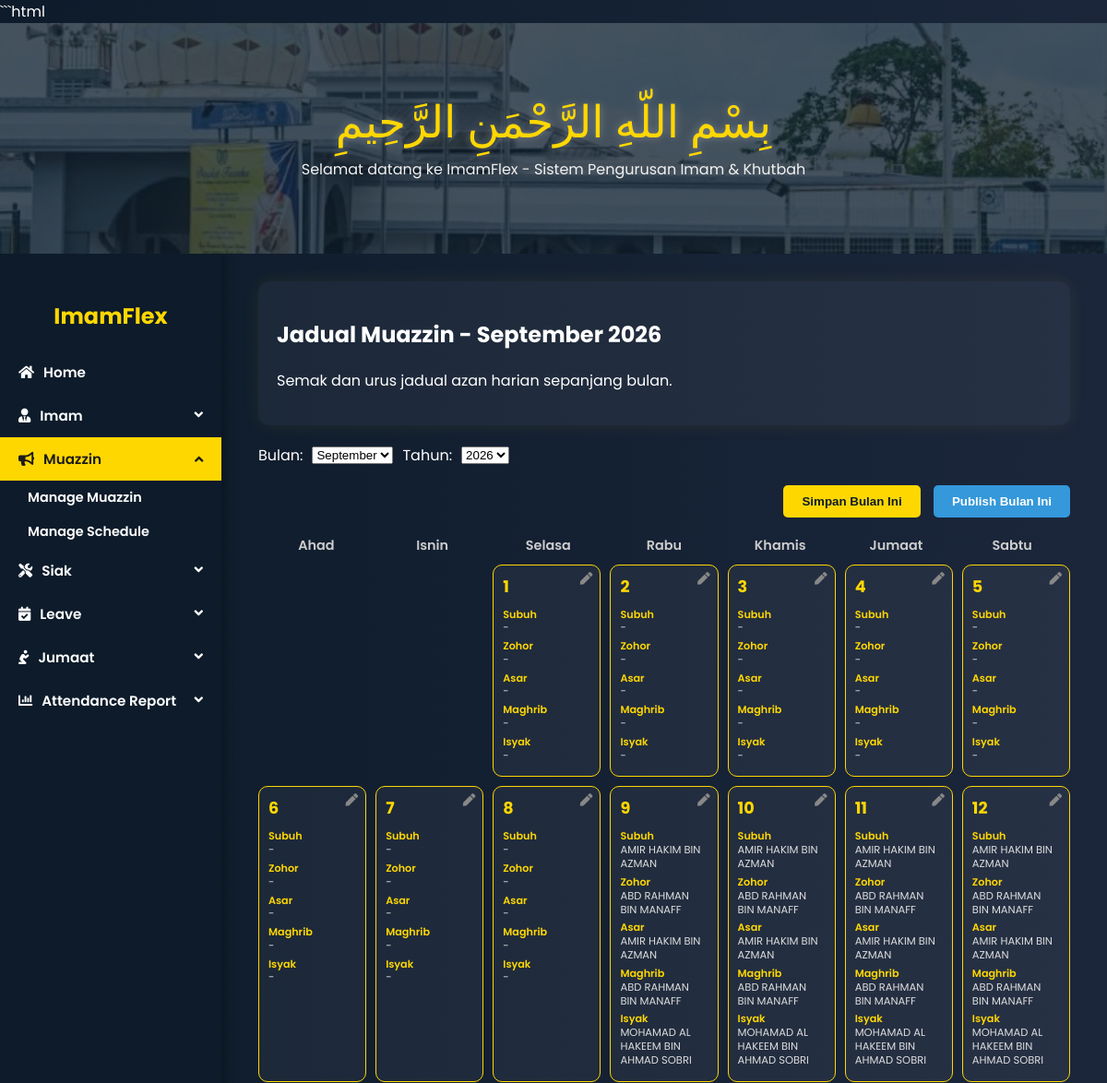
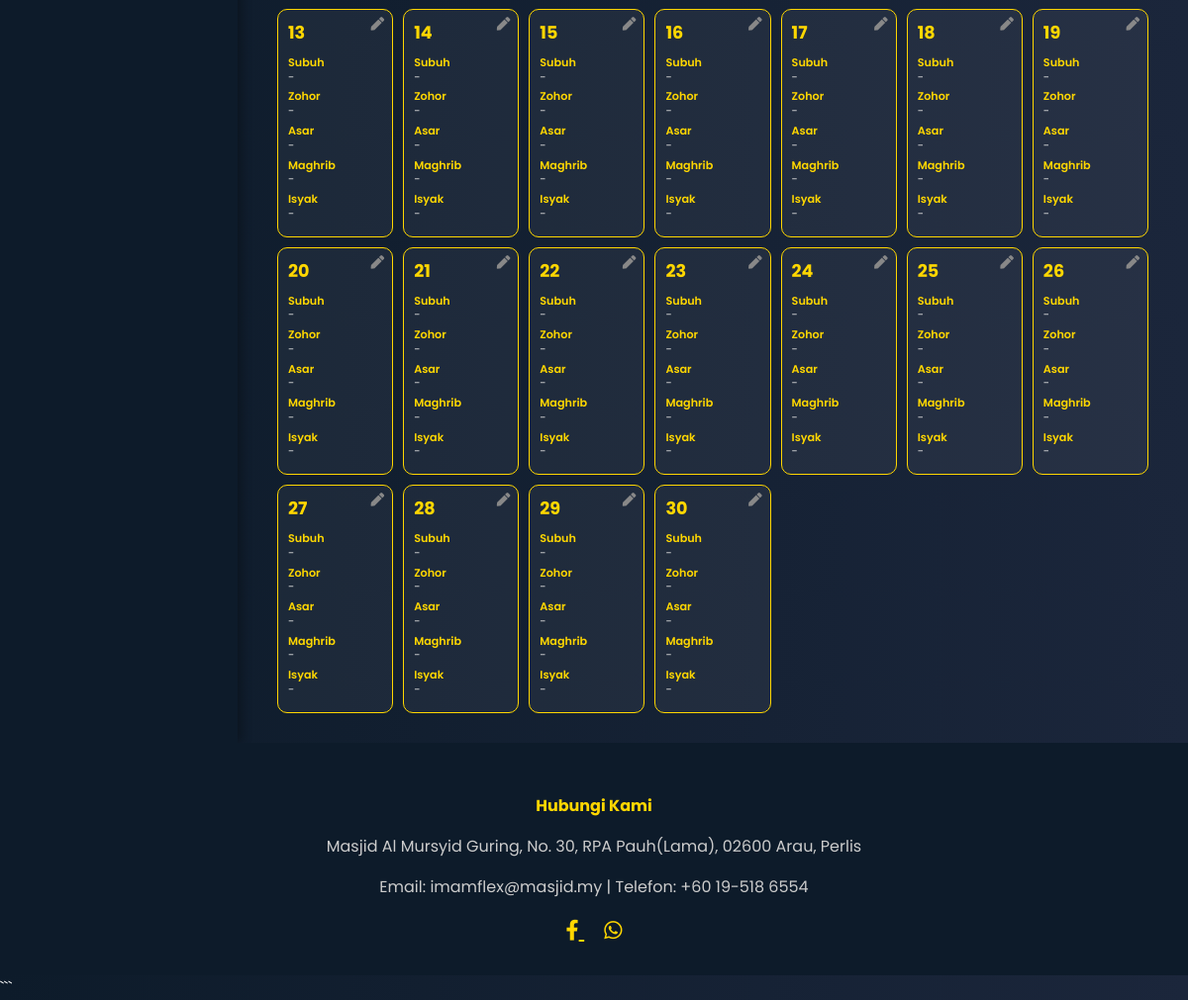
Page /muazzin/schedule/ on the committed database (2 pictures, top to bottom).
### ImamFlex/models.py (models this page shows, shortened)
class MosqueStaff(models.Model):
    name = models.CharField(max_length=100)
    ic_number = models.CharField(max_length=12, unique=True)
    contact_number = models.CharField(max_length=15)
    address = models.TextField(blank=True, null=True)
    availability = models.BooleanField(default=True)
    email = models.EmailField(blank=True, null=True)
    profile_picture = models.ImageField(upload_to='profile_pics/', null=True, blank=True)
    class Meta:
        abstract = True

class Muazzin(MosqueStaff):
    muazzin_id = models.CharField(max_length=10, primary_key=True)
    password = models.CharField(max_length=20)

### ImamFlex/views.py (the view, shortened to what this page needs)
# urls.py: path('muazzin/schedule/', views.muazzin_schedule, name='muazzin_schedule'),
def muazzin_schedule(request):
    today = date.today()
    year = int(request.GET.get('year', today.year))
    month = int(request.GET.get('month', today.month))
    first_day = date(year, month, 1)
    last_day = date(year, month, calendar.monthrange(year, month)[1])
    all_schedules = DutySchedule.objects.filter(date__range=[first_day, last_day], role_type='Muazzin')
    cal = calendar.Calendar(firstweekday=6)
    month_matrix = cal.monthdatescalendar(year, month)
    prayers = ['Subuh', 'Zohor', 'Asar', 'Maghrib', 'Isyak']
    calendar_data = []
    for week in month_matrix:
        week_data = []
        for day in week:
            if day.month == month:
                daily_prayers = {prayer: None for prayer in prayers}
                for schedule in all_schedules:
                    if schedule.date == day and schedule.prayer_time in daily_prayers:
                        muazzin = Muazzin.objects.filter(muazzin_id=schedule.role_id).first()
                        daily_prayers[schedule.prayer_time] = muazzin.name if muazzin else "?"
                week_data.append({'date': day, 'prayers': daily_prayers})
            else:
                week_data.append(None)
        calendar_data.append(week_data)
    context = {
        'calendar': calendar_data,
        'month': month,
        'month_name': calendar.month_name[month],
        'year': year,
        'muazzin_list': Muazzin.objects.all(),
        'prayers': prayers,
        'years': list(range(today.year, today.year + 5)),
        'months': [(i, calendar.month_name[i]) for i in range(1, 13)],
    }
    return render(request, 'admin/muazzinSchedule.html', context)

### ImamFlex/templates/admin/muazzinSchedule.html (shortened to what this page needs)
{% load static %}
<!DOCTYPE html>
<html lang="en">
<head>
  <link rel="stylesheet"
        href="https://cdnjs.cloudflare.com/ajax/libs/font-awesome/5.15.4/css/all.min.css">
  <link rel="stylesheet"
        href="{% static 'css/ImamFlex.css' %}">
</head>
<body>
<div class="header-img">
  <div>
    <div class="bismillah">
      بِسْمِ اللّهِ الرَّحْمَنِ الرَّحِيمِ
    </div>
    <div class="tagline">
      Selamat datang ke ImamFlex - Sistem Pengurusan Imam & Khutbah
    </div>
  </div>
</div>
<div class="main-wrapper">
  <div class="sidebar">
    <h2>ImamFlex</h2>
    <a href="{% url 'adminDash' %}" class="active">
      <i class="fas fa-home"></i> Home
    </a>
    <button class="dropdown-btn">
      <i class="fas fa-user-tie"></i> Imam
    </button>
    <button class="dropdown-btn active">
      <i class="fas fa-bullhorn"></i> Muazzin
    </button>
    <div class="dropdown-container" style="display: flex;">
      <a href="{% url 'muazzin_management' %}">
        Manage Muazzin
      </a>
      <a href="{% url 'muazzin_schedule' %}">
        Manage Schedule
      </a>
    </div>
    <button class="dropdown-btn">
      <i class="fas fa-tools"></i> Siak
    </button>
    <button class="dropdown-btn">
      <i class="fas fa-calendar-check"></i> Leave
    </button>
    <button class="dropdown-btn">
      <i class="fas fa-pray"></i> Jumaat
    </button>
    <button class="dropdown-btn">
      <i class="fas fa-chart-bar"></i> Attendance Report
    </button>
  </div>
  <div class="content">
    <div class="card">
      <h2>
        Jadual Muazzin -
        <span class="highlight">
          {{ month_name }} {{ year }}
        </span>
      </h2>
      <p class="subtext">
        Semak dan urus jadual azan harian sepanjang bulan.
      </p>
    </div>
    <form method="get"
          style="display: flex; gap: 10px; align-items: center;">
      <label for="month">
        Bulan:
      </label>
      <select name="month"
              id="month"
              onchange="this.form.submit()">
        {% for value, name in months %}
          <option value="{{ value }}"
                  {% if value == month %}selected{% endif %}>
            {{ name }}
          </option>
        {% endfor %}
      </select>
      <label for="year">
        Tahun:
      </label>
      <select name="year"
              id="year"
              onchange="this.form.submit()">
        {% for y in years %}
          <option value="{{ y }}"
                  {% if y == year %}selected{% endif %}>
            {{ y }}
          </option>
        {% endfor %}
      </select>
    </form>
    <div class="calendar-actions">
      <form method="post"
            style="display:inline;">
        <button type="submit"
                name="saveMonthBtn">
          Simpan Bulan Ini
        </button>
      </form>
      <form method="post"
            style="display:inline;">
        <button type="submit"
                name="publishMonthBtn"
                id="publishMonthBtn">
          Publish Bulan Ini
        </button>
      </form>
    </div>
    <div class="weekday-labels">
      <div>Ahad</div>
      <div>Isnin</div>
      <div>Selasa</div>
      <div>Rabu</div>
      <div>Khamis</div>
      <div>Jumaat</div>
      <div>Sabtu</div>
    </div>
    <div class="calendar-grid">
      {% for week in calendar %}
        {% for day in week %}
          {% if day %}
            <div class="day-box"
                 data-date="{{ day.date|date:'Y-m-d' }}">
              <div class="date">
                {{ day.date.day }}
              </div>
              <div class="muazzin-list"
                   id="muazzinList_{{ day.date|date:'Y-m-d' }}">
                {% for prayer, muazzin in day.prayers.items %}
                  <div class="muazzin-entry">
                    <span class="prayer-name">
                      {{ prayer }}
                    </span>
                    <span class="muazzin-name">
                      {{ muazzin|default:"-" }}
                    </span>
                  </div>
                {% endfor %}
              </div>
              <div class="edit-btn"
                   onclick="openAssignModal('{{ day.date|date:'Y-m-d' }}')">
                <i class="fas fa-pen"></i>
              </div>
            </div>
          {% else %}
            <div class="day-box"
                 style="background: transparent; border: none;">
            </div>
          {% endif %}
        {% endfor %}
      {% endfor %}
    </div>
  </div>
</div>
<div class="footer">
  <h4>
    Hubungi Kami
  </h4>
  <p>
    Masjid Al Mursyid Guring, No. 30, RPA Pauh(Lama),
    02600 Arau, Perlis
  </p>
  <p>
    Email: imamflex@masjid.my |
    Telefon: +60 19-518 6554
  </p>
  <div class="social-icons">
    <a href="https://www.facebook.com/profile.php?id=100069456158805">
      <i class="fab fa-facebook-f"></i>
    </a>
    <a href="#">
      <i class="fab fa-whatsapp"></i>
    </a>
  </div>
</div>
</body>
</html>

### ImamFlex/static/css/imamFlex.css (style rules this page uses)
body { margin: 0; font-family: 'Poppins', sans-serif; background: linear-gradient(to right, #0d1b2a, #1b263b); color: white; display: flex; flex-direction: column; min-height: 100vh; }
.header-img { height: 250px; background: url('../masjid.jpeg') no-repeat center/cover; position: relative; display: flex; align-items: center; justify-content: center; }
.header-img::before { content: ""; position: absolute; inset: 0; background: rgba(13, 27, 42, 0.75); }
.bismillah { font-family: 'Scheherazade', serif; font-size: 3rem; color: gold; text-align: center; text-shadow: 0 0 10px rgba(255,255,255,0.3); }
.tagline { color: #f1f1f1; font-size: 1rem; text-align: center; margin-top: 10px; }
.bismillah, .tagline { position: relative; z-index: 2; text-align: center; }
.card { background: rgba(255, 255, 255, 0.05); padding: 20px; border-radius: 12px; box-shadow: 0 0 20px rgba(255, 215, 0, 0.08); margin-bottom: 20px; }
.footer { background: #0d1b2a; padding: 30px 20px; text-align: center; color: #ccc; margin-top: auto; }
.footer h4 { color: gold; margin-bottom: 10px; }
.social-icons a { color: gold; margin: 0 10px; font-size: 1.3rem; }

### rows in the picture
Muazzin: prayers "AMIR HAKIM BIN AZMAN" "AMIR HAKIM BIN AZMAN" "AMIR HAKIM BIN AZMAN" "AMIR HAKIM BIN AZMAN" "AMIR HAKIM BIN AZMAN" "AMIR HAKIM BIN AZMAN" "AMIR HAKIM BIN AZMAN" "AMIR HAKIM BIN AZMAN"
Muazzin: prayers "ABD RAHMAN BIN MANAFF" "ABD RAHMAN BIN MANAFF" "ABD RAHMAN BIN MANAFF" "ABD RAHMAN BIN MANAFF" "ABD RAHMAN BIN MANAFF" "ABD RAHMAN BIN MANAFF" "ABD RAHMAN BIN MANAFF" "ABD RAHMAN BIN MANAFF"
Muazzin: prayers "MOHAMAD AL HAKEEM BIN AHMAD SOBRI" "MOHAMAD AL HAKEEM BIN AHMAD SOBRI" "MOHAMAD AL HAKEEM BIN AHMAD SOBRI" "MOHAMAD AL HAKEEM BIN AHMAD SOBRI"

### other values in the picture
{{ month_name }} "September"
{{ year }} "2026"
{{ day.date.day }} "1" "2" "3" "4" "5" "6" "7" "8" "9" "10" "11" "12" "13" "14" "15" "16" "17" "18" "19" "20" "21" "22" "23" "24" "25" "26" "27" "28" "29" "30"
{{ prayer }} "Subuh" "Zohor" "Asar" "Maghrib" "Isyak" "Subuh" "Zohor" "Asar" "Maghrib" "Isyak" "Subuh" "Zohor" "Asar" "Maghrib" "Isyak" "Subuh" "Zohor" "Asar" "Maghrib" "Isyak" "Subuh" "Zohor" "Asar" "Maghrib" "Isyak" "Subuh" "Zohor" "Asar" "Maghrib" "Isyak" "Subuh" "Zohor" "Asar" "Maghrib" "Isyak" "Subuh" "Zohor" "Asar" "Maghrib" "Isyak" "Subuh" "Zohor" "Asar" "Maghrib" "Isyak" "Subuh" "Zohor" "Asar" "Maghrib" "Isyak" "Subuh" "Zohor" "Asar" "Maghrib" "Isyak" "Subuh" "Zohor" "Asar" "Maghrib" "Isyak" "Subuh" "Zohor" "Asar" "Maghrib" "Isyak" "Subuh" "Zohor" "Asar" "Maghrib" "Isyak" "Subuh" "Zohor" "Asar" "Maghrib" "Isyak" "Subuh" "Zohor" "Asar" "Maghrib" "Isyak" "Subuh" "Zohor" "Asar" "Maghrib" "Isyak" "Subuh" "Zohor" "Asar" "Maghrib" "Isyak" "Subuh" "Zohor" "Asar" "Maghrib" "Isyak" "Subuh" "Zohor" "Asar" "Maghrib" "Isyak" "Subuh" "Zohor" "Asar" "Maghrib" "Isyak" "Subuh" "Zohor" "Asar" "Maghrib" "Isyak" "Subuh" "Zohor" "Asar" "Maghrib" "Isyak" "Subuh" "Zohor" "Asar" "Maghrib" "Isyak" "Subuh" "Zohor" "Asar" "Maghrib" "Isyak" "Subuh" "Zohor" "Asar" "Maghrib" "Isyak" "Subuh" "Zohor" "Asar" "Maghrib" "Isyak" "Subuh" "Zohor" "Asar" "Maghrib" "Isyak" "Subuh" "Zohor" "Asar" "Maghrib" "Isyak" "Subuh" "Zohor" "Asar" "Maghrib" "Isyak"
{{ muazzin|default:"-" }} "-" "-" "-" "-" "-" "-" "-" "-" "-" "-" "-" "-" "-" "-" "-" "-" "-" "-" "-" "-" "-" "-" "-" "-" "-" "-" "-" "-" "-" "-" "-" "-" "-" "-" "-" "-" "-" "-" "-" "-" "-" "-" "-" "-" "-" "-" "-" "-" "-" "-" "-" "-" "-" "-" "-" "-" "-" "-" "-" "-" "-" "-" "-" "-" "-" "-" "-" "-" "-" "-" "-" "-" "-" "-" "-" "-" "-" "-" "-" "-" "-" "-" "-" "-" "-" "-" "-" "-" "-" "-" "-" "-" "-" "-" "-" "-" "-" "-" "-" "-" "-" "-" "-" "-" "-" "-" "-" "-" "-" "-" "-" "-" "-" "-" "-" "-" "-" "-" "-" "-" "-" "-" "-" "-" "-" "-" "-" "-" "-" "-"
form field month "September"
form field year "2026"
